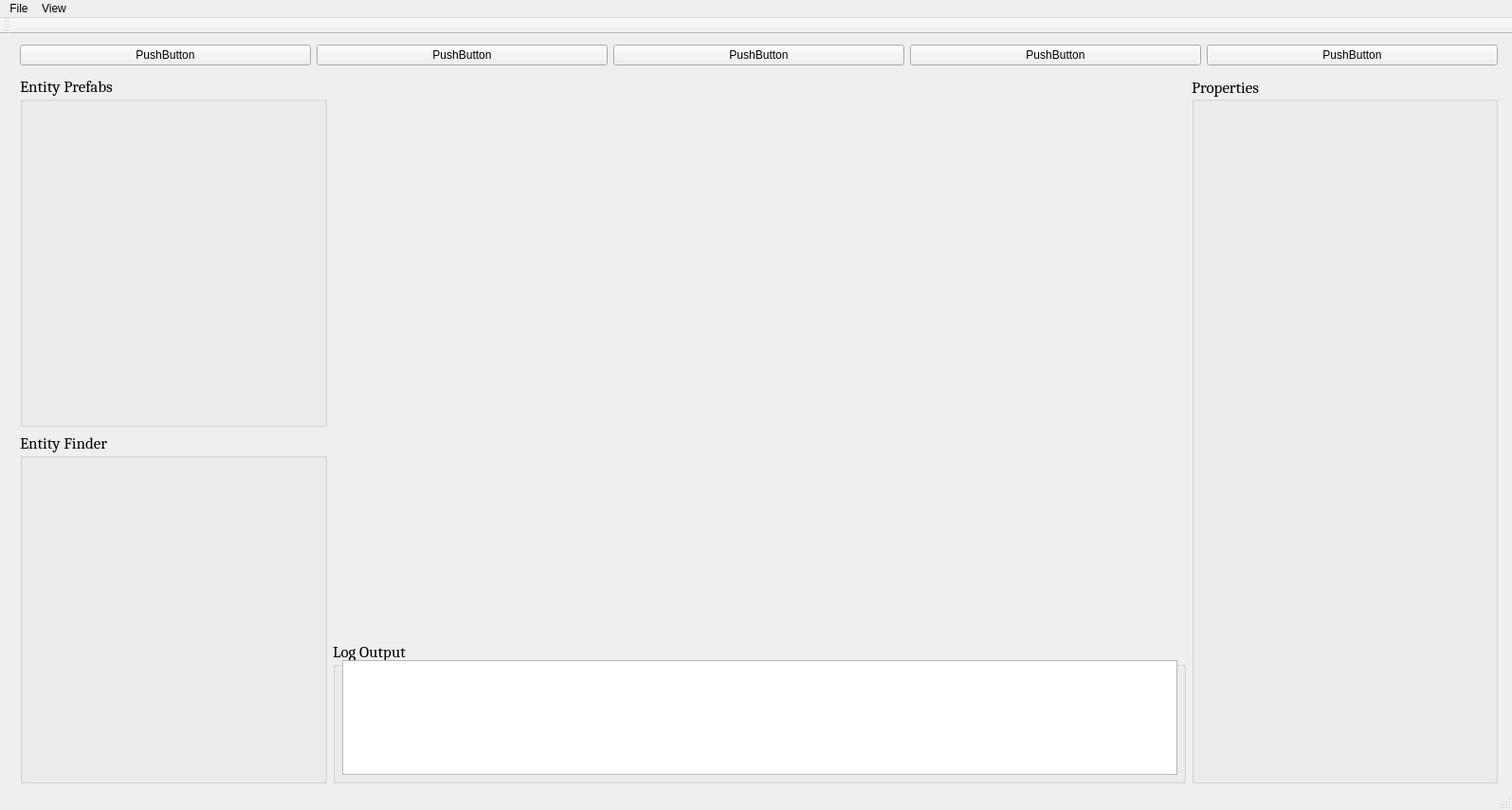
<?xml version="1.0" encoding="UTF-8"?>
<ui version="4.0">
 <class>EditorMainWindow</class>
 <widget class="QMainWindow" name="EditorMainWindow">
  <property name="geometry">
   <rect>
    <x>0</x>
    <y>0</y>
    <width>1595</width>
    <height>854</height>
   </rect>
  </property>
  <property name="windowTitle">
   <string>AngerManagement</string>
  </property>
  <widget class="QWidget" name="centralWidget">
   <widget class="QWidget" name="verticalLayoutWidget">
    <property name="geometry">
     <rect>
      <x>10</x>
      <y>0</y>
      <width>1581</width>
      <height>801</height>
     </rect>
    </property>
    <layout class="QVBoxLayout" name="mainEditorLayout" stretch="0,0,1">
     <item>
      <layout class="QHBoxLayout" name="editorTopBarLayout">
       <property name="sizeConstraint">
        <enum>QLayout::SetMaximumSize</enum>
       </property>
       <item>
        <widget class="QPushButton" name="pushButton_6">
         <property name="text">
          <string>PushButton</string>
         </property>
        </widget>
       </item>
       <item>
        <widget class="QPushButton" name="pushButton_5">
         <property name="text">
          <string>PushButton</string>
         </property>
        </widget>
       </item>
       <item>
        <widget class="QPushButton" name="pushButton_4">
         <property name="text">
          <string>PushButton</string>
         </property>
        </widget>
       </item>
       <item>
        <widget class="QPushButton" name="pushButton_3">
         <property name="text">
          <string>PushButton</string>
         </property>
        </widget>
       </item>
       <item>
        <widget class="QPushButton" name="pushButton_2">
         <property name="text">
          <string>PushButton</string>
         </property>
        </widget>
       </item>
      </layout>
     </item>
     <item>
      <spacer name="verticalSpacer">
       <property name="orientation">
        <enum>Qt::Vertical</enum>
       </property>
       <property name="sizeType">
        <enum>QSizePolicy::Fixed</enum>
       </property>
       <property name="sizeHint" stdset="0">
        <size>
         <width>20</width>
         <height>5</height>
        </size>
       </property>
      </spacer>
     </item>
     <item>
      <layout class="QGridLayout" name="editorInteractionLayout" rowstretch="0,0,0,0,0">
       <property name="sizeConstraint">
        <enum>QLayout::SetMinimumSize</enum>
       </property>
       <item row="0" column="0">
        <layout class="QHBoxLayout" name="editorColumns">
         <item>
          <layout class="QVBoxLayout" name="leftPane">
           <property name="sizeConstraint">
            <enum>QLayout::SetMinimumSize</enum>
           </property>
           <item>
            <widget class="QGroupBox" name="entityPrefabGroup">
             <property name="font">
              <font>
               <family>Cambria</family>
               <pointsize>13</pointsize>
              </font>
             </property>
             <property name="title">
              <string>Entity Prefabs</string>
             </property>
            </widget>
           </item>
           <item>
            <widget class="QGroupBox" name="entityFinderGroup">
             <property name="sizePolicy">
              <sizepolicy hsizetype="Preferred" vsizetype="Preferred">
               <horstretch>0</horstretch>
               <verstretch>0</verstretch>
              </sizepolicy>
             </property>
             <property name="font">
              <font>
               <family>Cambria</family>
               <pointsize>13</pointsize>
              </font>
             </property>
             <property name="title">
              <string>Entity Finder</string>
             </property>
            </widget>
           </item>
          </layout>
         </item>
         <item>
          <layout class="QVBoxLayout" name="middlePane">
           <item>
            <spacer name="verticalSpacer_2">
             <property name="orientation">
              <enum>Qt::Vertical</enum>
             </property>
             <property name="sizeType">
              <enum>QSizePolicy::Fixed</enum>
             </property>
             <property name="sizeHint" stdset="0">
              <size>
               <width>20</width>
               <height>10</height>
              </size>
             </property>
            </spacer>
           </item>
           <item>
            <widget class="EditorSceneViewFrame" name="sceneWindow" native="true"/>
           </item>
           <item>
            <widget class="QGroupBox" name="logViewGroup">
             <property name="sizePolicy">
              <sizepolicy hsizetype="Preferred" vsizetype="Preferred">
               <horstretch>0</horstretch>
               <verstretch>0</verstretch>
              </sizepolicy>
             </property>
             <property name="minimumSize">
              <size>
               <width>900</width>
               <height>150</height>
              </size>
             </property>
             <property name="maximumSize">
              <size>
               <width>700</width>
               <height>150</height>
              </size>
             </property>
             <property name="font">
              <font>
               <family>Cambria</family>
               <pointsize>13</pointsize>
              </font>
             </property>
             <property name="title">
              <string>Log Output</string>
             </property>
             <widget class="QTextEdit" name="logTextOutput">
              <property name="geometry">
               <rect>
                <x>10</x>
                <y>20</y>
                <width>881</width>
                <height>121</height>
               </rect>
              </property>
             </widget>
            </widget>
           </item>
          </layout>
         </item>
         <item>
          <layout class="QVBoxLayout" name="rightPane">
           <item>
            <widget class="QGroupBox" name="propertyEditorGroup">
             <property name="font">
              <font>
               <family>Cambria</family>
               <pointsize>13</pointsize>
              </font>
             </property>
             <property name="layoutDirection">
              <enum>Qt::LeftToRight</enum>
             </property>
             <property name="title">
              <string>Properties</string>
             </property>
             <property name="alignment">
              <set>Qt::AlignLeading|Qt::AlignLeft|Qt::AlignVCenter</set>
             </property>
            </widget>
           </item>
          </layout>
         </item>
        </layout>
       </item>
      </layout>
     </item>
    </layout>
   </widget>
  </widget>
  <widget class="QMenuBar" name="menuBar">
   <property name="geometry">
    <rect>
     <x>0</x>
     <y>0</y>
     <width>1595</width>
     <height>21</height>
    </rect>
   </property>
   <widget class="QMenu" name="menuFile">
    <property name="title">
     <string>File</string>
    </property>
   </widget>
   <widget class="QMenu" name="menuView">
    <property name="title">
     <string>View</string>
    </property>
   </widget>
   <addaction name="menuFile"/>
   <addaction name="menuView"/>
  </widget>
  <widget class="QToolBar" name="mainToolBar">
   <attribute name="toolBarArea">
    <enum>TopToolBarArea</enum>
   </attribute>
   <attribute name="toolBarBreak">
    <bool>false</bool>
   </attribute>
  </widget>
  <widget class="QStatusBar" name="statusBar"/>
 </widget>
 <layoutdefault spacing="6" margin="11"/>
 <customwidgets>
  <customwidget>
   <class>EditorSceneViewFrame</class>
   <extends>QWidget</extends>
   <header>editorsceneviewframe.h</header>
  </customwidget>
 </customwidgets>
 <resources>
  <include location="EditorMainWindow.qrc"/>
 </resources>
 <connections/>
</ui>
